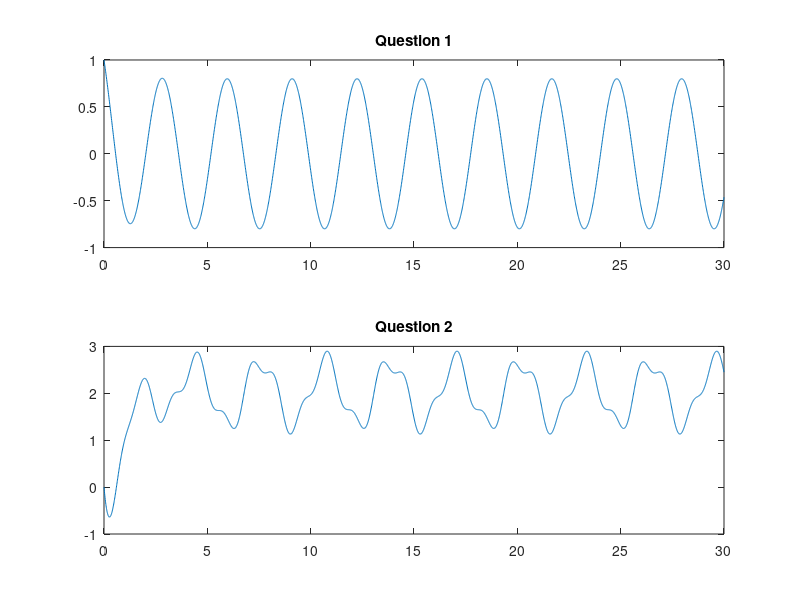

MATLAB code to generate this figure:
sys=tf([1 0], [1 1.5]); % 系统传递函数的分子和分母
t=0:0.01:30;
f=cos(2*t);
y=lsim(sys,f,t);
subplot(211)
plot(t,y)
ylim([-1 1])
title('Question 1');

sys=tf([-1 2], [1 2 3]);
t=0:0.01:30;
f=3+cos(2*t)+cos(5*t);
y=lsim(sys,f,t);
subplot(212)
plot(t,y)
title('Question 2');